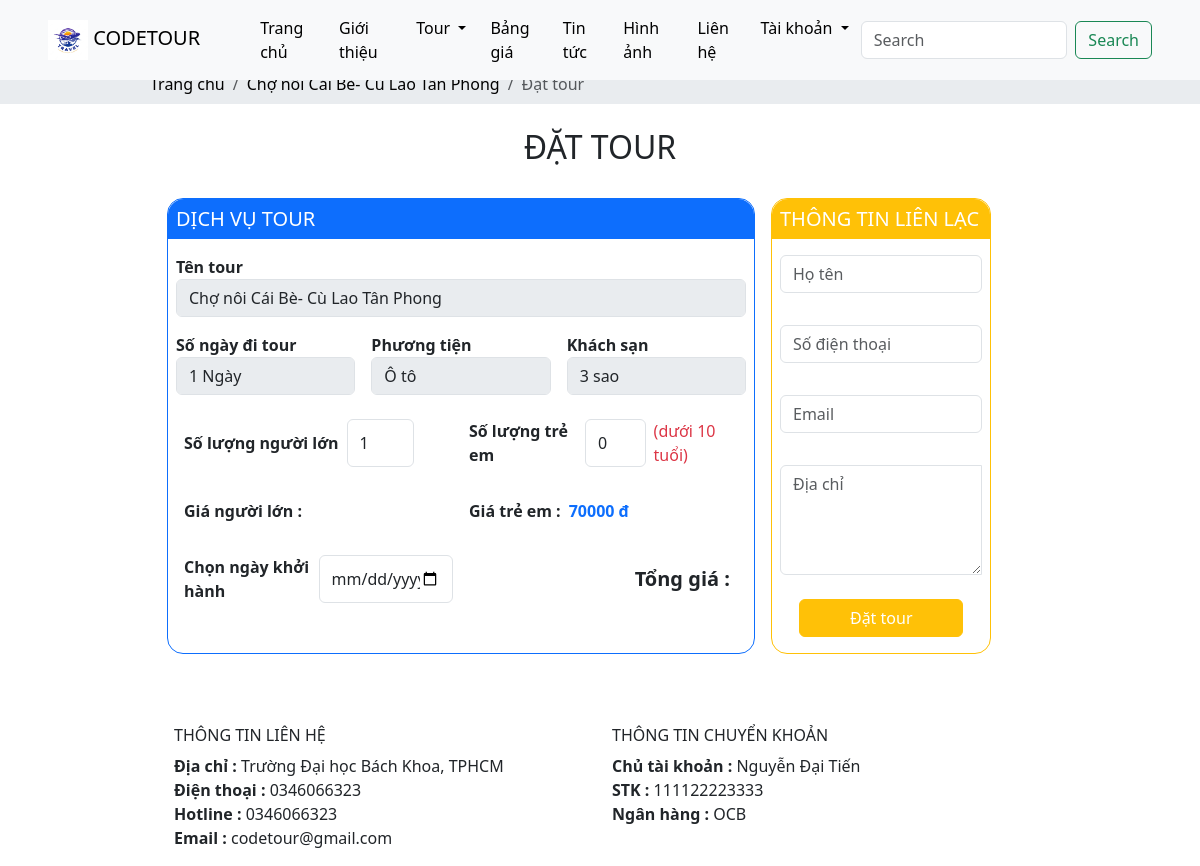
Screenshot of /user/tour/booking/1 with the database file from the repository.
### tables this page shows
CREATE TABLE `tour` (
  `tour_id` int(11) NOT NULL,
  `tour_name` varchar(256) NOT NULL,
  `avatar` varchar(256) NOT NULL,
  `view_count` int(11) NOT NULL,
  `comment_count` int(11) NOT NULL,
  `booking_count` int(11) NOT NULL,
  `map` varchar(256) NOT NULL,
  `adult_price` int(11) NOT NULL,
  `child_price` int(11) NOT NULL,
  `vehicle` varchar(16) NOT NULL,
  `tour_days` varchar(32) NOT NULL,
  `description` longtext NOT NULL,
  `tour_include` mediumtext NOT NULL,
  `tour_exclude` mediumtext NOT NULL,
  `tour_condition` mediumtext NOT NULL,
  `tour_cancel` mediumtext NOT NULL,
  `category_id` int(11) NOT NULL,
  `hotel_rate` int(11) NOT NULL
);

CREATE TABLE `general` (
  `address` varchar(256) NOT NULL,
  `phone_number` varchar(16) NOT NULL,
  `hotline` varchar(16) NOT NULL,
  `email` varchar(32) NOT NULL,
  `transfer_name` varchar(64) NOT NULL,
  `account_number` varchar(32) NOT NULL,
  `bank_name` varchar(64) NOT NULL
);

### app/views/user/layout.php (called while the page is built)
<?php
$path = str_replace('index.php', '', $_SERVER['SCRIPT_NAME']);
include 'partials/header.php';
require_once '../app/views/user/' . $data['page'] . '.php';
include 'partials/footer.php';

### app/core/controller.php (called while the page is built, shortened)
<?php
class Controller
{
    protected function viewUser($view, $data = [])
    {
        require '../app/views/user/' . $view . '.php';
    }
}

### app/controllers/user/tourController.php (called while the page is built, shortened)
<?php
class TourController extends Controller
{
    private $tourModel;
    private $category;
    private $general;
    public function __construct()
    {
        $this->tourModel = $this->model("tourModel");
        $this->categoryModel = $this->model("categoryModel");
        $this->category = $this->categoryModel->getAll();
        $this->generalModel = $this->model("generalModel");
        $this->general = $this->generalModel->getAll();
    }
    public function booking($tour_id, $user_id = null)
    {
        $success = false;
        $tour = $this->tourModel->getById($tour_id);
        $fullname_err = $email_err = $phone_number_err = $address_err = '';
        $this->viewUser('layout', ['page' => 'tour/booking', 'category' => $this->category, 'tour' => $tour, 'fullname_err' => $fullname_err, 'email_err' => $email_err, 'phone_number_err' => $phone_number_err, 'address_err' => $address_err, 'general' => $this->general, 'isSuccess' => $success]);
    }
}

### app/core/router.php (called while the page is built, shortened)
<?php
class Router
{
    protected $action = 'index';
    public function __construct()
    {
        $arr = $this->processUrl();
        if (isset($arr[0])) {
            unset($arr[0]);
        }
        if (isset($arr[1])) {
            unset($arr[1]);
        }
        $this->controller = new $this->controller();
        if (isset($arr[2])) {
            if (method_exists($this->controller, $arr[2])) {
                $this->action = $arr[2];
            }
            unset($arr[2]);
        }
        $this->params = $arr ? array_values($arr) : [];
        call_user_func_array([$this->controller, $this->action], $this->params);
    }
    public function processUrl()
    {
        if (isset($_GET['url'])) {
            return explode('/', filter_var(trim($_GET['url'], '/')));
        }
    }
}

### public/index.php (called while the page is built, shortened)
<?php
$route = new Router();

### app/core/database.php (called while the page is built, shortened)
<?php
class Database
{
    private static $host = 'localhost';
    private static $user = 'root';
    private static $pass = '';
    private static $dbname = 'code_tour';
    public static $link;
    public static function connectDB()
    {
        try {
            self::$link = new mysqli(self::$host, self::$user, self::$pass, self::$dbname);
            mysqli_set_charset(self::$link, 'utf8');
            return self::$link;
        } catch (Exception $e) {
            echo "Connection error: " . $e->getMessage();
        }
    }
    public function select($query)
    {
        $result = self::$link->query($query) or
        die($this->link->error . __LINE__);
        if ($result->num_rows > 0) {
            return $result;
        } else {
            return false;
        }
    }
}

### app/models/tourModel.php (called while the page is built, shortened)
<?php
class TourModel
{
    private $database;
    public function __construct()
    {
        $this->database = new Database();
    }
    public function getById($id)
    {
        $query = "SELECT * FROM tour WHERE tour_id=$id";
        $data = $this->database->select($query);
        return $data->fetch_all(MYSQLI_ASSOC)[0];
    }
}

### app/models/generalModel.php (called while the page is built, shortened)
<?php
class GeneralModel
{
    private $database;
    public function __construct()
    {
        $this->database = new Database();
    }
    public function getAll()
    {
        $query = "SELECT * FROM general";
        $data = $this->database->select($query);
        return $data->fetch_all(MYSQLI_ASSOC)[0];
    }
}

### app/views/user/tour/booking.php (the view, shortened to what this page needs)
<nav aria-label="breadcrumb">
    <div class="bg-body-secondary hide">
        <ol class="mx-auto w-75 breadcrumb py-2 fs-6">
        <li class="breadcrumb-item">
          <a class="text-black link-underline link-underline-opacity-0 breadcrumb__item"
          href="<?php echo $path ?>user/home/homepage">Trang chủ</a></li>
        <li class="breadcrumb-item">
          <a class="text-black link-underline link-underline-opacity-0 breadcrumb__item"
          href="<?php echo $path ?>user/tour/tour_detail/<?php echo $data['tour']['tour_id'] ?>">
            <?php echo $data['tour']['tour_name'] ?>
          </a>
        </li>
        <li class="breadcrumb-item active" aria-current="page">Đặt tour</li>
      </ol>
    </div>
    </nav>
<div class="container-fluid booking">
        <div class="w-75 mx-auto mb-5">
          <h2 class="text-center my-4 text-uppercase">Đặt tour</h2>
          <form class="d-lg-flex" method="post" action="<?php echo $path ?>user/tour/booking/<?php echo $data['tour']['tour_id'] ?><?php if (isset($user_id)) {echo '/' . $user_id;}?>">
            <div class="col-lg-8 m-2 border border-primary rounded-4 p-0">
              <h5 class="text-uppercase bg-primary text-white rounded-top-4 p-2">Dịch vụ tour</h5>
              <div class="mb-3">
                <div class="form-group p-2">
                  <label class="fw-semibold" for="inputComment">Tên tour</label>
                  <input type="text" class="form-control" id="inputName" value="<?php echo $data['tour']['tour_name'] ?>" disabled>
                </div>
                <div class="d-md-flex form-row">
                  <div class="form-group col-md-4 p-2">
                    <label class="fw-semibold" for="inputName">Số ngày đi tour</label>
                    <input type="text" class="form-control" id="inputName" value="<?php echo $data['tour']['tour_days'] ?>" disabled>
                  </div>
                  <div class="form-group col-md-4 p-2">
                    <label class="fw-semibold" for="inputEmail">Phương tiện</label>
                    <input type="email" class="form-control" id="inputEmail" value="<?php echo $data['tour']['vehicle'] ?>" disabled>
                  </div>
                  <div class="form-group col-md-4 p-2">
                    <label class="fw-semibold" for="inputPhone">Khách sạn</label>
                    <input type="tel" class="form-control" id="inputPhone" value="<?php echo $data['tour']['hotel_rate'] ?> sao" disabled>
                  </div>
                </div>
                <div class="d-lg-flex form-row p-2">
                  <div class="col-lg-6 p-2 form-group d-flex">
                    <label class="fw-semibold my-auto me-2" for="inputName">Số lượng người lớn</label>
                    <input name="adult_count" type="number" class="form-control w-25" id="adult_count" value="1" min="1">
                  </div>
                  <div class="col-lg-6 p-2 form-group d-flex">
                    <label class="fw-semibold my-auto me-2" for="inputEmail">Số lượng trẻ em</label>
                    <input name="child_count" type="number" class="form-control w-25 me-2" id="child_count" value="0" min="0">
                    <p class="text-danger my-auto">(dưới 10 tuổi)</p>
                  </div>
                </div>
                <div class="d-md-flex form-row p-2">
                  <div class="col-md-6 p-2 form-group d-flex">
                    <label class="fw-semibold my-auto me-2" for="inputName">Giá người lớn : </label>
                  </div>
                  <div class="col-md-6 p-2 form-group d-flex">
                    <label class="fw-semibold my-auto me-2" for="inputEmail">Giá trẻ em : </label>
                    <p class="text-primary fw-semibold my-auto" id="child_price" value="<?php echo $data['tour']['child_price'] ?>"><?php echo $data['tour']['child_price'] ?> đ</p>
                  </div>
                </div>
                <div class="d-lg-flex form-row p-2">
                  <div class="col-lg-6 p-2 form-group d-flex">
                    <label class="fw-semibold my-auto me-2" for="inputName">Chọn ngày khởi hành</label>
                    <input required name="depart_date" type="date" class="form-control w-50" id="inputName" value="" min="<?php echo date('Y-m-d', strtotime('+1 day')); ?>">
                  </div>
                  <div class="col-lg-6 p-2 form-group d-flex justify-content-end">
                    <label class="fw-semibold my-auto me-2 fs-5" for="inputEmail">Tổng giá : </label>
                  </div>
                </div>
              </div>
            </div>
            <div class="col-lg-3 m-2 border border-warning rounded-4 p-0">
              <h5 class="text-uppercase bg-warning text-white rounded-top-4 p-2">Thông tin liên lạc</h5>
              <div>
                <div class="input-group">
                  <input type="text" class="form-control m-2" placeholder="Họ tên" aria-label="Recipient's username"
                    aria-describedby="button-addon2" name="fullname">
                </div>
                <div class="input-group">
                  <input type="text" class="form-control m-2" placeholder="Số điện thoại" aria-label="Recipient's username"
                    aria-describedby="button-addon2" name="phone_number">
                </div>
                <div class="input-group">
                  <input type="text" class="form-control m-2" placeholder="Email" aria-label="Recipient's username"
                    aria-describedby="button-addon2" name="email">
                </div>
                <div class="input-group">
                  <textarea name="address" class="form-control m-2" cols="10" rows="4" placeholder="Địa chỉ"></textarea><br>
                </div>
                <div class="my-3 text-center">
                  <button class="btn btn-warning w-75 text-white" type="submit">Đặt tour</button>
                </div>
              </div>
            </div>
          </form>
        </div>
</div>

### app/views/user/partials/footer.php (shortened to what this page needs)
<div class="bg-whitesmoke py-3">
  <div class="container-fluid row w-75 mx-auto">
    <div class="col-md-6 pb-5 pb-md-0">
      <h5 class="fs-6">THÔNG TIN LIÊN HỆ</h5>
      <ul class="list-group list-unstyled">
        <li><span class="fw-semibold">Địa chỉ : </span><?php echo $data['general']['address'] ?></li>
        <li><span class="fw-semibold">Điện thoại : </span><?php echo $data['general']['phone_number'] ?> </li>
        <li><span class="fw-semibold">Hotline : </span><?php echo $data['general']['hotline'] ?></li>
        <li><span class="fw-semibold">Email : </span><?php echo $data['general']['email'] ?></li>
      </ul>
    </div>
    <div class="col-md-6">
      <h5 class="fs-6">THÔNG TIN CHUYỂN KHOẢN</h5>
      <ul class="list-group list-unstyled">
        <li><span class="fw-semibold">Chủ tài khoản : </span><?php echo $data['general']['transfer_name'] ?></li>
        <li><span class="fw-semibold">STK : </span><?php echo $data['general']['account_number'] ?></li>
        <li><span class="fw-semibold">Ngân hàng : </span><?php echo $data['general']['bank_name'] ?></li>
      </ul>
    </div>
  </div>
</div>
</body>
</html>

### rows the page displays
tour: tour_name "Chợ nôi Cái Bè- Cù Lao Tân Phong", tour_days "1 Ngày", vehicle "Ô tô", hotel_rate "3 sao", child_price "70000"
general: address "Trường Đại học Bách Khoa, TPHCM", phone_number "0346066323", hotline "0346066323", email "codetour@gmail.com", transfer_name "Nguyễn Đại Tiến", account_number "111122223333", bank_name "OCB"
